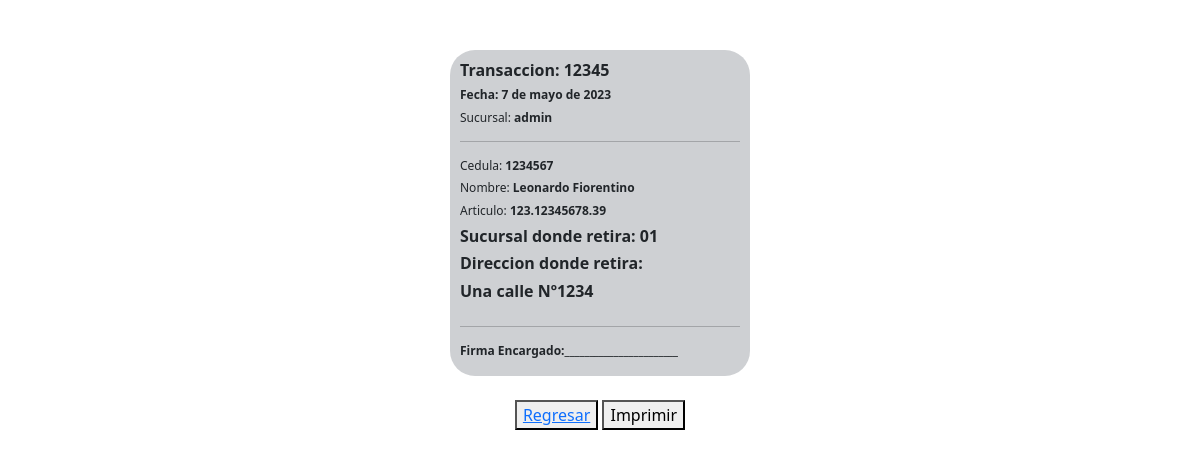
Screenshot of /Proy/formularios/avisa_retiro_print/1 with the database file from the repository.
### FormulariosApp/models.py (models this page shows, shortened)
class AvisaRetiro(models.Model):
    usuario = models.ForeignKey(
        settings.AUTH_USER_MODEL, on_delete=models.CASCADE, related_name="user_create_retira_cliente", null=True, blank=True)
    date_create = models.DateField(auto_now_add=True, null=True, blank=True)
    user_update = models.ForeignKey(
        settings.AUTH_USER_MODEL, on_delete=models.CASCADE, related_name='user_update_retira_cliente', null=True, blank=True)
    date_update = models.DateField(auto_now=True, null=True, blank=True)
    ci_cliente = models.IntegerField()
    nombre_cliente = models.CharField(max_length=50)
    producto = models.CharField(max_length=17)
    num_factura = models.IntegerField()
    suc_retirar = models.ForeignKey(Sucursales, on_delete=models.CASCADE)
    fecha_retiro = models.DateField(blank=True, null=True)
    estado = models.BooleanField(default=True)
    class Meta:
        verbose_name = "Retira Cliente"
        verbose_name_plural = "Retira Cliente"
        ordering = ["date_create"]

### User/models.py (models this page shows, shortened)
class Usuario(AbstractUser):
    image= models.ImageField(upload_to='users/%Y/%m/%d', null=True, blank=True)

### AdministracionApp/models.py (models this page shows, shortened)
class Sucursales(models.Model): #Datos de sucursales
    user_create = models.ForeignKey(
        settings.AUTH_USER_MODEL, on_delete=models.CASCADE, related_name="user_create_sucursales", null=True, blank=True)
    date_create = models.DateField(
        auto_now_add=True, null=True, blank=True)
    user_update = models.ForeignKey(
        settings.AUTH_USER_MODEL, on_delete=models.CASCADE, related_name='user_update_sucursales', null=True, blank=True)
    date_update = models.DateField(auto_now=True, null=True, blank=True)
    usuario = models.OneToOneField(settings.AUTH_USER_MODEL, on_delete=models.CASCADE, blank=True, null=True)
    numero_suc = models.CharField(max_length=3, blank=True, null=True)
    direccion_suc = models.CharField(max_length=60)
    departamento_suc = models.CharField(max_length=20, blank=True, null=True)
    zona_suc = models.CharField(max_length=90, blank=True, null=True)
    encargado_suc = models.CharField(max_length=90, blank=True, null=True)
    tel_suc = models.CharField(max_length=20, blank=True, null=True)
    cel_suc = models.CharField(max_length=20, blank=True, null=True)
    cod_amex = models.CharField(max_length=20, blank=True, null=True)
    cod_anda = models.IntegerField(blank=True, null=True)
    cod_cabal = models.CharField(max_length=20, blank=True, null=True)
    cod_club = models.IntegerField(blank=True, null=True)
    cod_creditel = models.IntegerField(blank=True, null=True)
    cod_creditosD = models.IntegerField(blank=True, null=True)
    cod_diners = models.IntegerField(blank=True, null=True)
    cod_lider = models.IntegerField(blank=True, null=True)
    cod_maestro = models.IntegerField(blank=True, null=True)
    cod_master = models.IntegerField(blank=True, null=True)
    cod_sodexo = models.IntegerField(blank=True, null=True)
    cod_oca = models.IntegerField(blank=True, null=True)
    cod_passcard = models.IntegerField(blank=True, null=True)
    cod_visa = models.IntegerField(blank=True, null=True)
    cod_tarjetad = models.IntegerField(blank=True, null=True)
    cod_edenred = models.CharField(max_length=20, blank=True, null=True)
    cod_retop = models.CharField(max_length=10, blank=True, null=True)
    user_retop = models.CharField(max_length=15, blank=True, null=True)
    pass_retop = models.CharField(max_length=20, blank=True, null=True)
    link_retop = models.CharField(max_length=500, blank=True, null=True)
    cod_pronto = models.CharField(max_length=5, blank=True, null=True)
    user_pronto = models.CharField(max_length=30, blank=True, null=True)
    pass_pronto = models.CharField(max_length=30, blank=True, null=True)
    link_pronto = models.CharField(max_length=500, blank=True, null=True)
    cod_inforcheck = models.CharField(max_length=5, blank=True, null=True)
    suc_inforcheck = models.CharField(max_length=5, blank=True, null=True)
    clave_inforcheck = models.CharField(max_length=10, blank=True, null=True)
    link_inforcheck = models.CharField(max_length=500, blank=True, null=True)
    user_taxfree = models.CharField(max_length=30, blank=True, null=True)
    pass_taxfree = models.CharField(max_length=30, blank=True, null=True)
    link_taxfree = models.CharField(max_length=500, blank=True, null=True)
    user_itau = models.CharField(max_length=30, blank=True, null=True)
    pass_itau = models.CharField(max_length=30, blank=True, null=True)
    link_itau = models.CharField(max_length=500, blank=True, null=True)
    fondo_fijo1 = models.PositiveIntegerField(blank=True, null=True)
    fondo_fijo2 = models.PositiveIntegerField(blank=True, null=True)
    def __str__(self):
        return self.numero_suc
    class Meta:
        verbose_name = "Sucursal"
        verbose_name_plural = "Sucursales"
        ordering = ["numero_suc"]

### FormulariosApp/views.py (the view)
class AvisaRetiroPrint(DetailView):
    model = AvisaRetiro
    template_name = "Detail/print_retira_cliente.html"
    def get_context_data(self, **kwargs):
        context = super().get_context_data(**kwargs)
        context['title'] = 'Avisa Retiro'
        return context

### FormulariosApp/templates/Detail/print_retira_cliente.html (shortened to what this page needs)
{% load static %}
<link href="{% static 'css/form-impresion.css' %}" rel="stylesheet">
<link href="{% static 'assets/dist/css/bootstrap.min.css' %}" rel="stylesheet">
<div class="container" id="div-genera-impresion">
    <br>
    <h4>Transaccion: <strong>{{avisaretiro.num_factura}}</strong></h4>
    <h5>Fecha: {{avisaretiro.date_create}}</h5>
    <h6>Sucursal: <strong>{{avisaretiro.usuario}}</strong></h6>
    <hr>
    <br>
    <h6>Cedula: <strong>{{avisaretiro.ci_cliente}}</strong></h6>
    <h6>Nombre: <strong>{{avisaretiro.nombre_cliente}}</strong></h6>
    <h6>Articulo: <strong>{{avisaretiro.producto}}</strong></h6>
    <br>
    <h4>Sucursal donde retira: <strong>{{avisaretiro.suc_retirar}}</strong></h4>
    <h4>Direccion donde retira: </h4>
        <h4>{{avisaretiro.suc_retirar.direccion_suc}}</h4>
    <br>
    <hr>
    <br>
    <h5>Firma Encargado:_______________________</h5>
</div>
<div>
    <center>
        <button class="button-edit"><a href="{% url 'avisa_retiro_create' %}"> Regresar</a></button>
                <button class="button-confirm" onclick="window.print()">Imprimir</button>
    </center>
</div>

### static/css/form-impresion.css (style rules this page uses)
#div-genera-impresion { background-color: rgb(185, 188, 192, 0.7); padding-top: 10px; padding-right: 10px; padding-left: 10px; padding-bottom: 10px; line-height: 1px; width: 300px; margin-top: 50px; border-radius: 25px; }
#div-genera-impresion>h6 { font-size: 12px; }
#div-genera-impresion>h5 { font-weight: bold; font-size: 12px; }
#div-genera-impresion>h4 { font-weight: bold; font-size: 16px; }

### rows the page displays
AvisaRetiro: num_factura "12345", date_create "7 de mayo de 2023", usuario "admin", ci_cliente "1234567", nombre_cliente "Leonardo Fiorentino", producto "123.12345678.39", suc_retirar "01", suc_retirar.direccion_suc "Una calle Nº1234"
